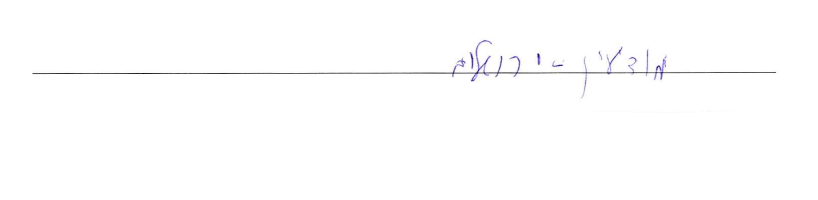
#> input picture Data/txt (1022).png, 1636 x 400 px (shown at 1/2 size); its folder holds only this picture in this run
$ jupyter execute normalize_images.ipynb
#> lines starting #> are read from the running program, lines starting #| are printed output that depends on the picture; after the words box and inside, x2 and y2 are one past the last pixel; in counts of white or black regions, pixels touching at a corner belong together
#> in process_single_image, img is the input picture: shape (400, 1636, 3); mean B, G, R 253.8, 253.6, 253.7
[cell 1]
import cv2
import numpy as np
import os
from pathlib import Path
import argparse

[cell 2]
input_folder=r"C:/Users/ranor/Desktop/code/Data"
output_folder=r"C:/Users/ranor/Desktop/code/Data_normalized"

[cell 3]
def binarize_image(img: np.ndarray, method: str = 'sauvola') -> np.ndarray:
    # Converts grayscale image to binary (black and white) using thresholding.
    # This separates the ink (text) from the paper (background).

#> called with method = 'adaptive'
    if method == 'otsu':
        # Otsu finds a single global threshold for the whole image (good for uniform lighting)
        _, binary = cv2.threshold(img, 0, 255, cv2.THRESH_BINARY + cv2.THRESH_OTSU)

    elif method == 'adaptive':
        # Adaptive calculates threshold locally for small regions (better for shadows/uneven lighting)
        binary = cv2.adaptiveThreshold(
            img, 255, cv2.ADAPTIVE_THRESH_GAUSSIAN_C,
            cv2.THRESH_BINARY, 21, 10
        )
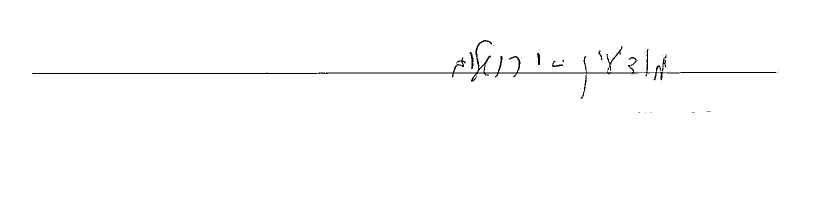
#> binary: shape (400, 1636) (shown at 1/2 size); 99.2% white; black in thin lines or dots, all inside (x1, y1, x2, y2) = (64, 80, 1557, 225)

    elif method == 'sauvola':
        # Sauvola is a specific adaptive method optimized for documents.
        # Here we use a tuned Adaptive Threshold as a robust fallback implementation.
        binary = cv2.adaptiveThreshold(
            img, 255, cv2.ADAPTIVE_THRESH_GAUSSIAN_C,
            cv2.THRESH_BINARY, 25, 15
        )

    else:
        raise ValueError(f"Unknown binarization method: {method}")

    return binary

[cell 4]
def remove_noise(binary_img: np.ndarray, min_component_size: int = 10) -> np.ndarray:
    # Cleans the image by removing small specks and dots that aren't part of the text.

    # Morphological Opening: Erodes then Dilates to remove tiny noise (salt-and-pepper noise)
#> called with min_component_size = 10
    kernel = np.ones((2, 2), np.uint8)
    opened = cv2.morphologyEx(binary_img, cv2.MORPH_OPEN, kernel, iterations=1)
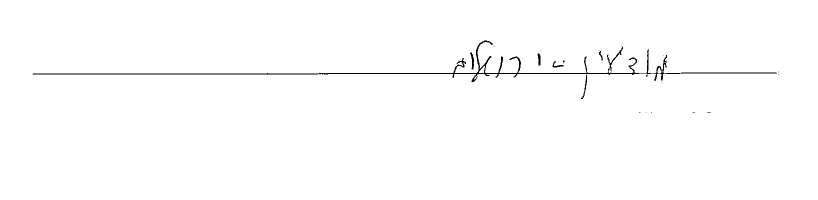
#> opened: shape (400, 1636) (shown at 1/2 size); 99.2% white; black in thin lines or dots, all inside (x1, y1, x2, y2) = (65, 81, 1558, 226)

    # Connected Components: Identifies all separated blobs in the image
    num_labels, labels, stats, _ = cv2.connectedComponentsWithStats(
        255 - opened, connectivity=8
    )
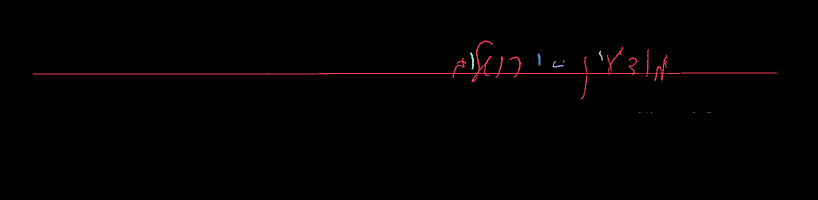
#> labels: shape (400, 1636) int32 (shown at 1/2 size); 22 distinct labels, from 0 to 21; one colour per label, 0 black
#> num_labels = 22; stats = 22 rows, first 6: [0, 0, 1636, 400, 649076], [65, 81, 1489, 117, 4907], [987, 92, 2, 1, 2], [1080, 101, 1, 1, 1], [1198, 101, 8, 20, 54], [940, 105, 8, 34, 128]

    # Create a clean black canvas
    output = np.zeros_like(opened)

    # Copy only the components that are large enough (actual letters) to the new image
    for i in range(1, num_labels):
        area = stats[i, cv2.CC_STAT_AREA]
        if area >= min_component_size:
            output[labels == i] = 255
#> this loop made 21 passes
#> area on passes 1, 4, 5, 6, 10: 4907, 54, 128, 103, 91
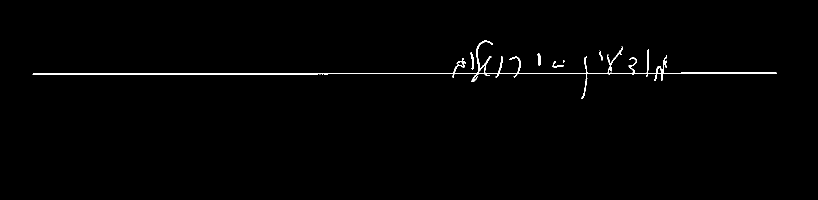
#> output: shape (400, 1636) (shown at 1/2 size); 0.81% white in thin lines or dots, all inside (x1, y1, x2, y2) = (65, 81, 1554, 198)

    # Invert back to ensure text is black on white background
    output = 255 - output

    return output

[cell 5]
def crop_to_content(img: np.ndarray, padding: int = 20) -> np.ndarray:
    # Cuts away the empty white margins, keeping only the area with actual handwriting.

    # Find coordinates of all black pixels (text)
#> called with padding = 20
    coords = cv2.findNonZero(255 - img)
#> coords = contour of 5294 points, box (x1, y1, x2, y2) (65, 81, 1554, 198), area 5279

    if coords is None:
        return img

    # Get the bounding box (rectangle) that surrounds all the text
    x, y, w, h = cv2.boundingRect(coords)
#> x = 65; y = 81; w = 1489; h = 117

    # Add some padding (white space) around the text so it doesn't touch the edges
    x = max(0, x - padding)
#> x = 45
    y = max(0, y - padding)
#> y = 61
    w = min(img.shape[1] - x, w + 2 * padding)
#> w = 1529
    h = min(img.shape[0] - y, h + 2 * padding)
#> h = 157

    # Perform the actual crop
    cropped = img[y:y+h, x:x+w]
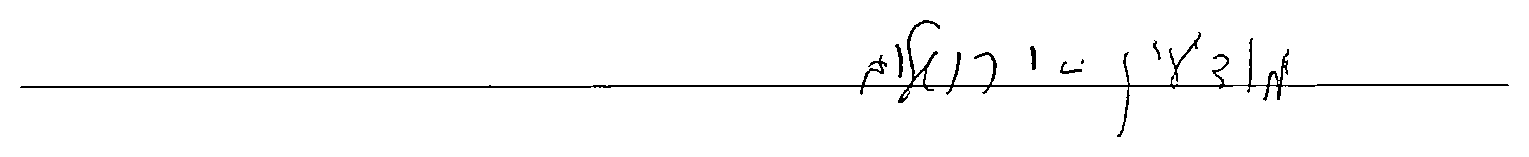
#> cropped: shape (157, 1529); 97.8% white; black in thin lines or dots, all inside (x1, y1, x2, y2) = (20, 20, 1509, 137)

    return cropped

[cell 6]
def normalize_height(img: np.ndarray, target_height: int = 64) -> np.ndarray:
    # Resizes the image to a fixed height (e.g., 64px) while keeping the Aspect Ratio.
    # This ensures the letters don't get squashed or stretched unnaturally.

    h, w = img.shape[:2]

    # Calculate new width based on aspect ratio
    aspect_ratio = w / h
    new_width = int(target_height * aspect_ratio)

    # Resize using INTER_AREA interpolation (best for shrinking images)
    resized = cv2.resize(img, (new_width, target_height), interpolation=cv2.INTER_AREA)

    return resized

[cell 7]
def process_single_image(
    input_path: str, output_path: str, binarize: bool = True,
    denoise: bool = True, crop: bool = True, normalize_size: bool = False,
    target_height: int = 64, binarization_method: str = 'adaptive', min_noise_size: int = 10
) -> bool:
    # The main pipeline for a single file. Runs all steps in order.

    try:
        img = cv2.imread(input_path)
        if img is None:
            return False

        # Convert to grayscale first
        if len(img.shape) == 3:
            gray = cv2.cvtColor(img, cv2.COLOR_BGR2GRAY)
        else:
            gray = img

        processed = gray.copy()

        # Step 1: Binarization (Thresholding)
        if binarize:
            processed = binarize_image(processed, method=binarization_method)

        # Step 2: Noise Removal (Cleaning)
        if denoise:
            processed = remove_noise(processed, min_component_size=min_noise_size)

        # Step 3: Smart Cropping
        if crop:
            processed = crop_to_content(processed, padding=20)

        # Step 4: Height Normalization (Optional)
        if normalize_size and target_height > 0:
            processed = normalize_height(processed, target_height=target_height)

        # Save the final processed image
        cv2.imwrite(output_path, processed)

        return True

    except Exception as e:
        print(f"Error: {e}")
        return False
